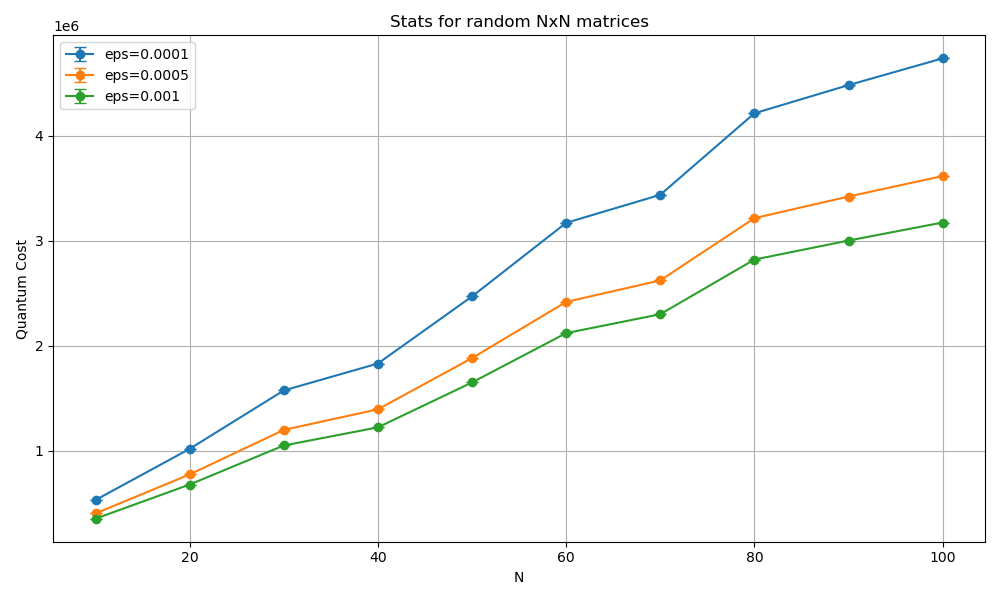

The script that saved this image:
import pandas as pd
import matplotlib.pyplot as plt
import numpy as np

# Load data
df = pd.read_csv('qcost.csv')

# Group by eps and n to compute mean and standard deviation of cost
grouped = df.groupby(['eps', 'n'])['cost'].agg(['mean', 'var']).reset_index()
grouped['std'] = np.sqrt(grouped['var'])

# Plot average cost with error bars for each eps
plt.figure(figsize=(10, 6))
for eps_value in sorted(df['eps'].unique()):
    subset = grouped[grouped['eps'] == eps_value]
    plt.errorbar(
        subset['n'], subset['mean'], yerr=subset['std'],
        label=f'eps={eps_value}', marker='o', capsize=4
    )

plt.xlabel('N')
plt.ylabel('Quantum Cost')
plt.title('Stats for random NxN matrices')
plt.legend()
plt.grid(True)
plt.tight_layout()
plt.savefig('qcost.pdf')
plt.savefig('qcost.png')
plt.close()
